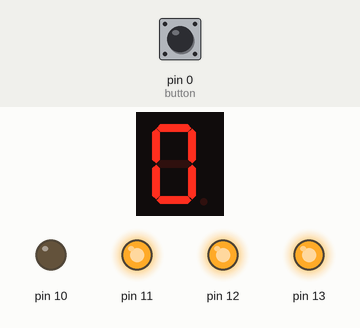
Bench run of a program on a simulated MicroPython board. Shown: 1-digit seven-segment display, output pins drawn as LEDs (lit = HIGH). The inputs (shaded band) are chosen by the test bench; at power-on: pin 0 (button) HIGH. The segment pins are drawn as the display they are named for; pins used as bus, display or sensor lines are not drawn.

Above: at 0.1 s.
At 1.2 s:
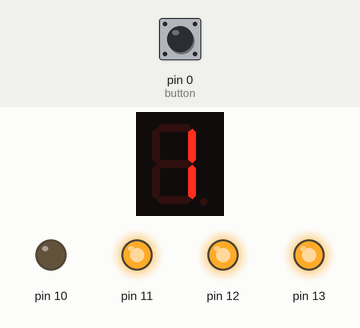
1.3 s: pin 0 (button) pulled LOW for 1.2 s
At 5.4 s:
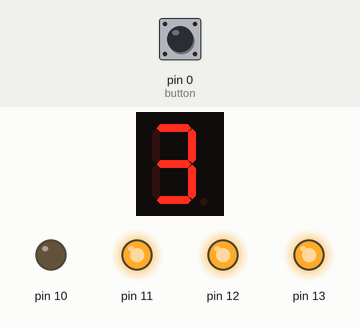
Timing chart, 0 to 6.9 s (numbered marks = the images above; inputs shaded):
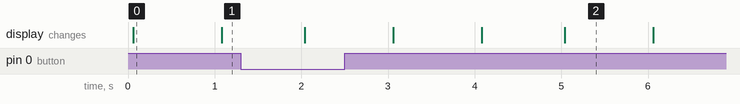

Measured:
- what the display in image 0 shows lasts 1.0 s, from 0.1 s to 1.1 s

The program:

count9.py
```python
from machine import Pin
import time


segs = {
    'a': Pin(18, Pin.OUT),
    'b': Pin(20, Pin.OUT),
    'c': Pin(2, Pin.OUT),
    'd': Pin(4, Pin.OUT),
    'e': Pin(5, Pin.OUT),
    'f': Pin(19, Pin.OUT),
    'g': Pin(21, Pin.OUT),
    'dp': Pin(3, Pin.OUT),
}

digs = {
    1: Pin(13, Pin.OUT), # 千の位
    2: Pin(12, Pin.OUT), # 百の位
    3: Pin(11, Pin.OUT), # 十の位
    4: Pin(10, Pin.OUT), # 一の位
}

# dp(小数点)は使用しない
num = {
    0: [1, 1, 1, 1, 1, 1, 0, 0],
    1: [0, 1, 1, 0, 0, 0, 0, 0],
    2: [1, 1, 0, 1, 1, 0, 1, 0],
    3: [1, 1, 1, 1, 0, 0, 1, 0],
    4: [0, 1, 1, 0, 0, 1, 1, 0],
    5: [1, 0, 1, 1, 0, 1, 1, 0],
    6: [1, 0, 1, 1, 1, 1, 1, 0],
    7: [1, 1, 1, 0, 0, 0, 0, 0],
    8: [1, 1, 1, 1, 1, 1, 1, 0],
    9: [1, 1, 1, 1, 0, 1, 1, 0],
}


# 表示数字の指定
def set_seg(val):
    data = num.get(val)
    for i, s in enumerate(['a', 'b', 'c', 'd', 'e', 'f', 'g']):
        segs[s].value(data[i])

# 表示する桁の指定
def set_dig(dig):
    for d in digs:
        active = 0 if d == dig else 1
        digs[d].value(active)

# RESETボタン
button = Pin(0, Pin.IN, Pin.PULL_UP)


cnt = 0
set_dig(4) # 1桁目に表示
while True:
    if button.value() == 0:
        cnt = 0
    set_seg(cnt)
    cnt = (cnt + 1) % 10
    time.sleep(1) # 1秒ごとにカウント


'''
# プログラムを終えるときにエラーを出さないようしたい場合
try:
    while True:
        if button.value() == 0:
            cnt = 0
        set_seg(cnt)
        cnt = (cnt + 1) % 10
        time.sleep(1)
except KeyboardInterrupt:
    print("\nプログラムを終了します")
'''
```
